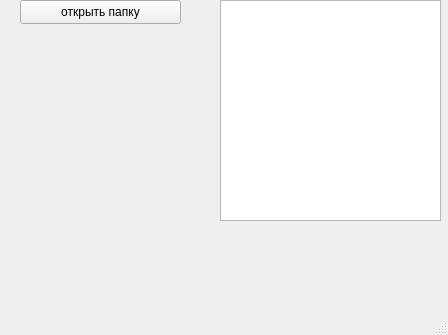
<?xml version="1.0" encoding="UTF-8"?>
<ui version="4.0">
 <class>MainWindow</class>
 <widget class="QMainWindow" name="MainWindow">
  <property name="geometry">
   <rect>
    <x>0</x>
    <y>0</y>
    <width>448</width>
    <height>335</height>
   </rect>
  </property>
  <property name="windowTitle">
   <string>MainWindow</string>
  </property>
  <widget class="QWidget" name="centralwidget">
   <widget class="QPushButton" name="pushButton">
    <property name="geometry">
     <rect>
      <x>20</x>
      <y>0</y>
      <width>161</width>
      <height>24</height>
     </rect>
    </property>
    <property name="text">
     <string>открыть папку</string>
    </property>
   </widget>
   <widget class="QTreeView" name="treeView">
    <property name="geometry">
     <rect>
      <x>220</x>
      <y>0</y>
      <width>221</width>
      <height>221</height>
     </rect>
    </property>
   </widget>
   <widget class="QWidget" name="">
    <property name="geometry">
     <rect>
      <x>10</x>
      <y>30</y>
      <width>201</width>
      <height>81</height>
     </rect>
    </property>
    <layout class="QVBoxLayout" name="verticalLayout">
     <item>
      <widget class="QLabel" name="label_sf">
       <property name="text">
        <string/>
       </property>
      </widget>
     </item>
     <item>
      <widget class="QLabel" name="label_files">
       <property name="text">
        <string/>
       </property>
      </widget>
     </item>
    </layout>
   </widget>
  </widget>
  <widget class="QMenuBar" name="menubar">
   <property name="geometry">
    <rect>
     <x>0</x>
     <y>0</y>
     <width>448</width>
     <height>22</height>
    </rect>
   </property>
  </widget>
  <widget class="QStatusBar" name="statusbar"/>
 </widget>
 <resources/>
 <connections/>
</ui>
